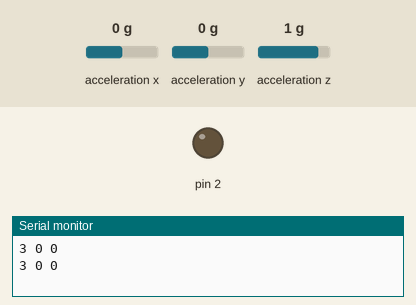
The sketch below on a simulated Arduino Uno, built with avr-gcc and run on an emulated ATmega328P. On the bench: output pins drawn as LEDs (lit = HIGH), the last lines printed to the serial monitor. Wiring (inferred from the names in the program): ADXL345 accelerometer at I2C address 0x53. The inputs (shaded band) are chosen by the test bench; at power-on: acceleration x 0 g, acceleration y 0 g, acceleration z 1 g.

Above: at 1.8 s.
1.9 s: acceleration x set to -1.1 g
3.4 s: acceleration x set to -1.4 g
At 5.2 s:
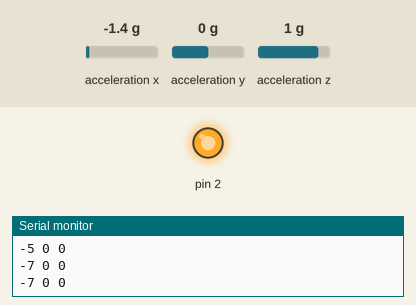
5.5 s: acceleration x set to -0.8 g
At 6.8 s:
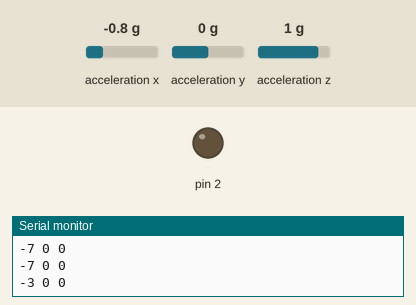
7.5 s: acceleration x set to 0.3 g
9.2 s: acceleration x set to 0.6 g
At 11.3 s:
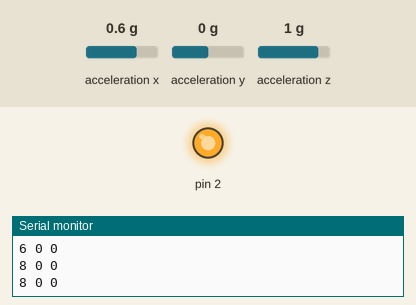
Timing chart, 0 to 12.5 s (numbered marks = the images above; inputs shaded):
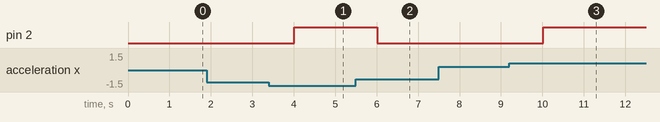

The sketch:

adxlr345.ino
```cpp
#include<avr\io.h>
#include<Wire.h>

#define adxlr_add (0x53)
byte values[6];
char output[512];

void setup()
{
  Wire.begin();
  Serial.begin(9600);

  Wire.beginTransmission(adxlr_add);
  Wire.write(0x2D);
  Wire.write(0);
  Wire.endTransmission();

  Wire.beginTransmission(adxlr_add);
  Wire.write(0x2D);
  Wire.write(16);
  Wire.endTransmission();

  Wire.beginTransmission(adxlr_add);
  Wire.write(0x2D);
  Wire.write(8);
  Wire.endTransmission();
  DDRD=0b00000100;
 // pinMode(2,OUTPUT);


}

void loop()
{
  int xyz=0x32;
  int x,y,z;

  Wire.beginTransmission(adxlr_add);
  Wire.write(xyz);
  Wire.endTransmission();

  Wire.beginTransmission(adxlr_add);
  Wire.requestFrom(adxlr_add,6);

  int i=0;
  while(Wire.available())
  {
    values[i]=Wire.read();
    i++;

  }
  Wire.endTransmission();

  x = (((int)values[1]) << 8) | values[0];
  y = (((int)values[3])<< 8) | values[2];
  z = (((int)values[5]) << 8) | values[4];
  x+=116;
  y+=19;
  z=0;
  y=y/29.5;
  x-=5;
  x=x/31;

  sprintf(output, "%d %d %d", x, y, z);
  Serial.print(output);


  if(x>=7 | y>=7 | x<=-7 | y<=-7)
  {
    PORTD=0b00000100;
   // digitalWrite(2,HIGH);
  }
  else
  {
    PORTD=0b00000000;
    digitalWrite(2,LOW);
  }
  Serial.write(10);
  delay(1000);


}
```

Measured:
- the behaviour switches between -1.2 and -1.3 g on acceleration x (found by bisection; images 0 and 1)
- the behaviour switches between 0.4 and 0.5 g on acceleration x (found by bisection; images 2 and 3)
- after the input at 3.4 s, pin 2: LOW → HIGH after 0.61 s
- after the input at 5.5 s, pin 2: HIGH → LOW after 0.51 s
- after the input at 9.2 s, pin 2: LOW → HIGH after 0.82 s
